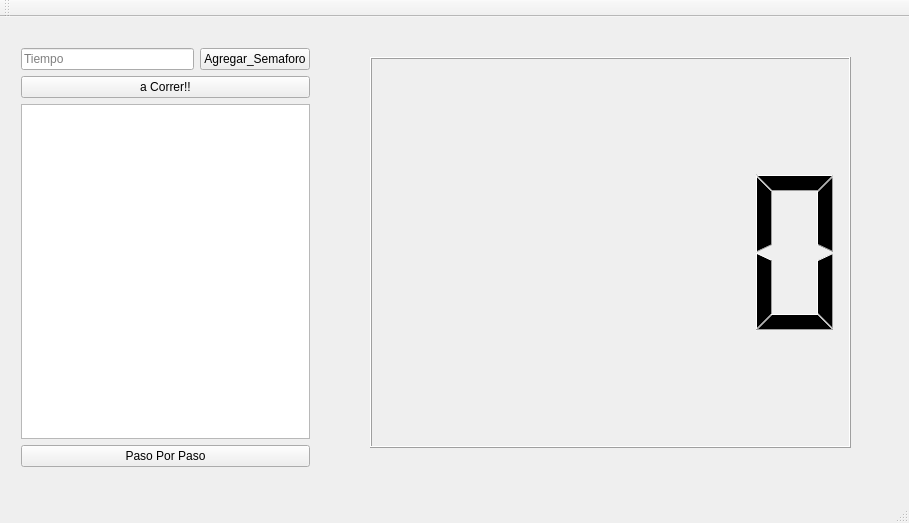
<?xml version="1.0" encoding="UTF-8"?>
<ui version="4.0">
 <class>MainWindow</class>
 <widget class="QMainWindow" name="MainWindow">
  <property name="geometry">
   <rect>
    <x>0</x>
    <y>0</y>
    <width>909</width>
    <height>523</height>
   </rect>
  </property>
  <property name="windowTitle">
   <string>MainWindow</string>
  </property>
  <widget class="QWidget" name="centralWidget">
   <widget class="QWidget" name="layoutWidget">
    <property name="geometry">
     <rect>
      <x>10</x>
      <y>20</y>
      <width>311</width>
      <height>441</height>
     </rect>
    </property>
    <layout class="QVBoxLayout" name="verticalLayout_3">
     <item>
      <layout class="QVBoxLayout" name="verticalLayout">
       <item>
        <layout class="QVBoxLayout" name="verticalLayout_2">
         <item>
          <layout class="QHBoxLayout" name="horizontalLayout">
           <item>
            <widget class="QLineEdit" name="lineEdit">
             <property name="placeholderText">
              <string>Tiempo</string>
             </property>
            </widget>
           </item>
           <item>
            <widget class="QPushButton" name="pushButton">
             <property name="text">
              <string>Agregar_Semaforo</string>
             </property>
            </widget>
           </item>
          </layout>
         </item>
         <item>
          <widget class="QPushButton" name="pushButton_2">
           <property name="text">
            <string>a Correr!!</string>
           </property>
          </widget>
         </item>
        </layout>
       </item>
       <item>
        <widget class="QListWidget" name="listWidget"/>
       </item>
      </layout>
     </item>
     <item>
      <widget class="QPushButton" name="prueba_semaforo">
       <property name="text">
        <string>Paso Por Paso</string>
       </property>
      </widget>
     </item>
    </layout>
   </widget>
   <widget class="QLCDNumber" name="lcdNumber">
    <property name="geometry">
     <rect>
      <x>370</x>
      <y>40</y>
      <width>481</width>
      <height>391</height>
     </rect>
    </property>
   </widget>
   <zorder>lcdNumber</zorder>
   <zorder>layoutWidget</zorder>
  </widget>
  <widget class="QMenuBar" name="menuBar">
   <property name="geometry">
    <rect>
     <x>0</x>
     <y>0</y>
     <width>909</width>
     <height>22</height>
    </rect>
   </property>
  </widget>
  <widget class="QToolBar" name="mainToolBar">
   <attribute name="toolBarArea">
    <enum>TopToolBarArea</enum>
   </attribute>
   <attribute name="toolBarBreak">
    <bool>false</bool>
   </attribute>
  </widget>
  <widget class="QStatusBar" name="statusBar"/>
 </widget>
 <layoutdefault spacing="6" margin="11"/>
 <resources/>
 <connections/>
</ui>
